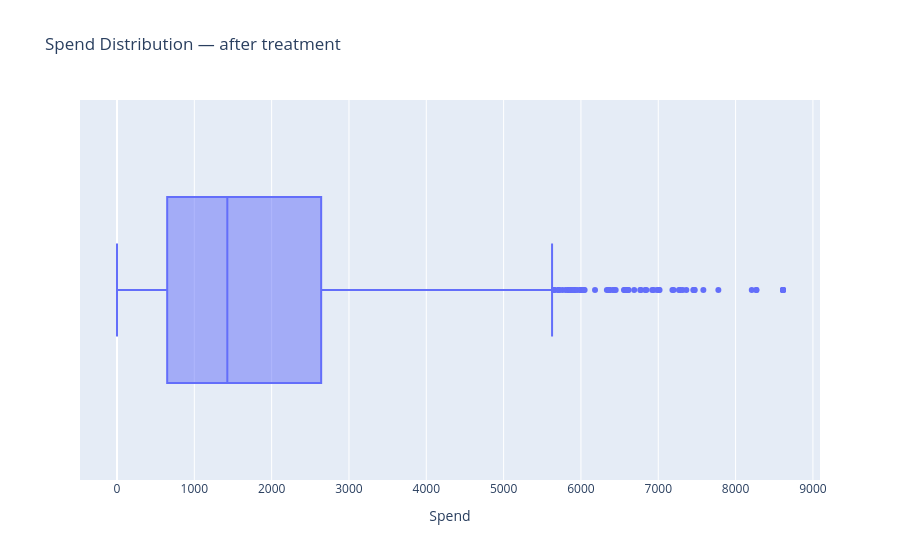

This figure's notebook cell:
### Code cell
fig = px.box(df, x="Spend", title="Spend Distribution — after treatment")
fig.show()

### Figure 1 — Plotly figure (JSON) as saved in the notebook; plotly's stock layout.template omitted (floating-point values rounded to 4 significant figures; data arrays with more than 128 entries replaced by an {"elided": "..."} marker saying what was removed)
{"data": [{"alignmentgroup": "True", "hovertemplate": "Spend=%{x}<extra></extra>", "legendgroup": "", "marker": {"color": "#636efa"}, "name": "", "notched": false, "offsetgroup": "", "orientation": "h", "showlegend": false, "type": "box", "x": {"elided": "2000 float values"}, "x0": " ", "xaxis": "x", "y0": " ", "yaxis": "y"}], "layout": {"boxmode": "group", "legend": {"tracegroupgap": 0}, "title": {"text": "Spend Distribution — after treatment"}, "xaxis": {"anchor": "y", "domain": [0, 1], "title": {"text": "Spend"}}, "yaxis": {"anchor": "x", "domain": [0, 1]}}}
